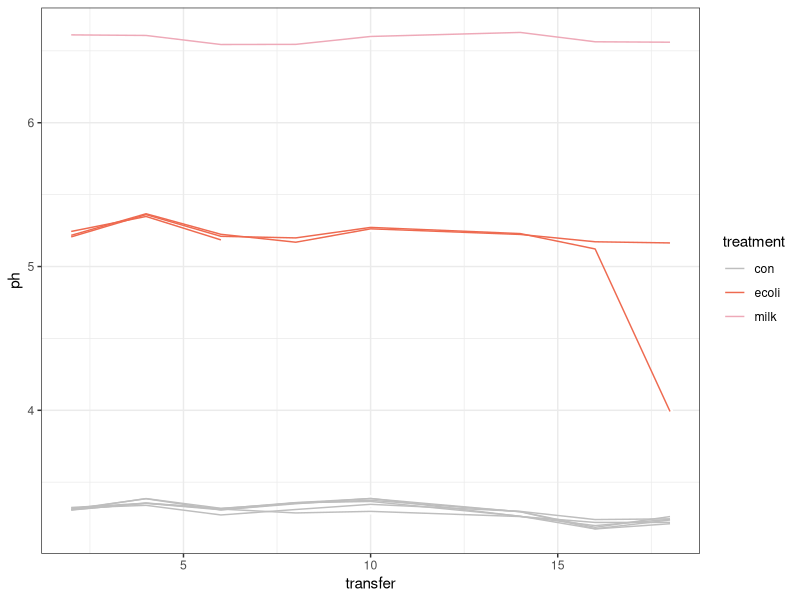
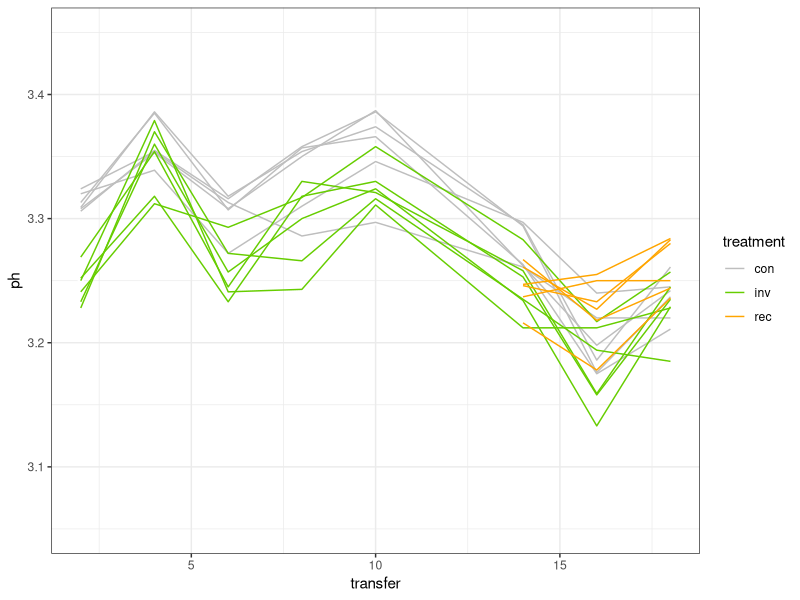
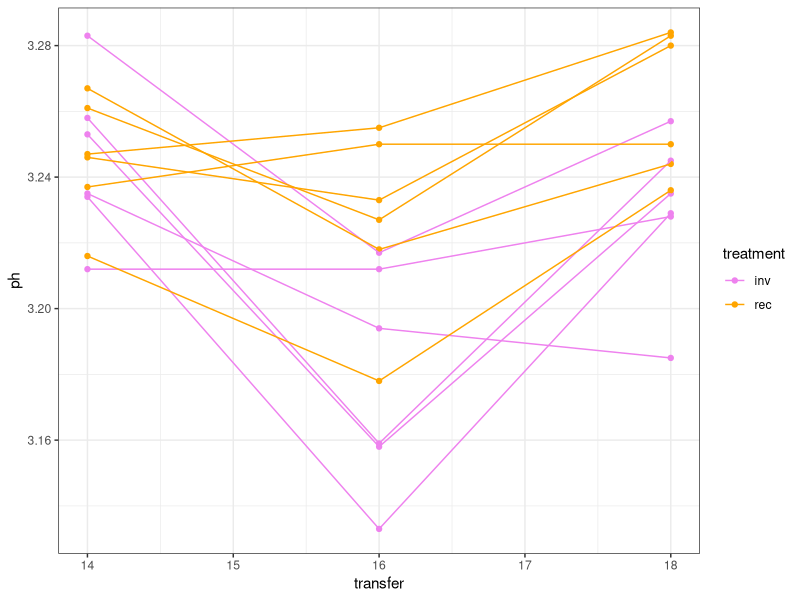
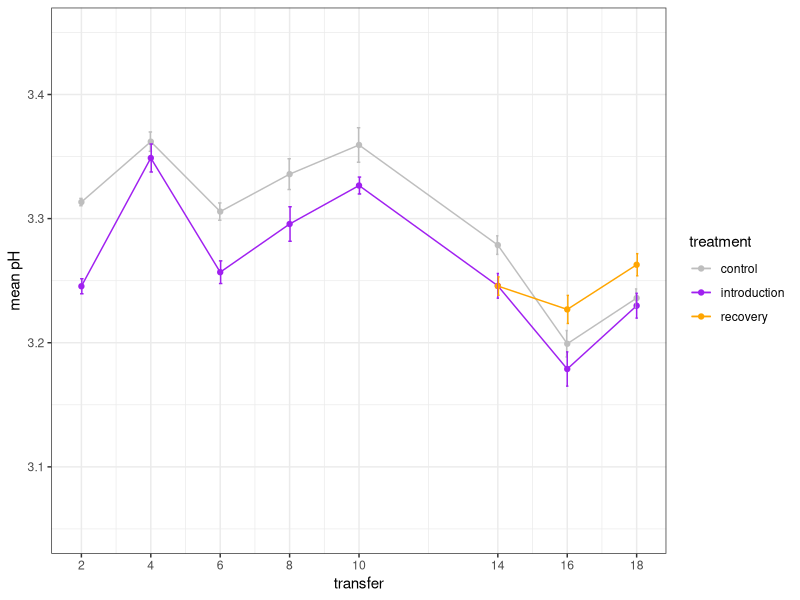

Write the R code that produced these figures, in order.
#v1: started in fall 2023. continued in June 2023 (colours, full data set)
# pairwise comparisons made august 2023


setwd("~/Library/CloudStorage/OneDrive-WageningenUniversity&Research/2022_fall_exp/data/ph")
library(dplyr)
library(ggplot2)
library(lme4)#needed for anovas, t-tests later
library(car)
library(vegan) #needed for emmeans
library(emmeans)


library(readxl)
ph_data <- readxl::read_xlsx(path="fall_2022_ph.xlsx", sheet = "forR") 
# ph_data <- ph_data %>% filter(!is.na(pH)) %>% 
#   filter(name != "M_8")  #replicate M8 lost early in transfers, therefore remove throughout
milk <- filter(ph_data, treatment == "milk") # separate milk out before you remove it
ph_data$treatment <- factor(ph_data$treatment, 
                            levels = c("con", "mix", "top", "bot","inv", "ecoli","rec", "milk" )) #define ordering later for legends

#see what simply milk and milk with ecoli did
ph_data %>%
  filter(treatment == "ecoli"| treatment == "milk" |  treatment == "con" ) %>%
  ggplot(mapping = aes(x = transfer, y= ph, colour=treatment))+
  scale_colour_manual(values=c("grey", "coral2", "pink2"))+ #colours for invasion
  geom_point(colour="white") +
  geom_line(aes(group = code)) + #will connect dots based on "code"
  # ylim(3.05, 3.45) +
  theme_bw() 

ph_data2 <- filter(ph_data
       , treatment != "milk"#remove milk negative controls
       , treatment != "ecoli"#remove milk negative controls
)

#make groupings
top <- filter(ph_data2, treatment == "top") 
bottom <- filter(ph_data2, treatment == "bot")
mixed <- filter(ph_data2, treatment == "mix")
control <- filter(ph_data2, treatment == "con")
invasion <- filter(ph_data2, treatment == "inv")
recover <- filter(ph_data2, treatment == "rec")
spatial <- rbind(top, bottom, mixed, control)
invade <- rbind(invasion, recover, control)



# connect points overtime
# ph_data2 %>%
# spatial %>%
invade %>%
  ggplot(mapping = aes(x = transfer, y= ph, colour=treatment))+
  # scale_colour_manual(values=c("grey", "violet", "deepskyblue", "coral2", "chartreuse3", "orange"))+ #colours for all together
  # scale_colour_manual(values=c("grey", "violet", "deepskyblue", "coral2"))+ #colours for spatial
  scale_colour_manual(values=c("grey", "chartreuse3", "orange"))+ #colours for invasion
  geom_point(colour="white") +
  geom_line(aes(group = code)) + #will connect dots based on "code"
  # annotate("text", x = 2, y = 3.875, size = 7, label = "B") +
  ylim(3.05, 3.45) +
  theme_bw() 
# +
# facet_wrap(~treatment, scale="free")


ph_data2 %>% 
  filter(treatment == "rec" |treatment ==  "inv") %>%
  filter(transfer > 12) %>%
  ggplot(mapping = aes(x = transfer, y= ph, colour=treatment))+
  scale_colour_manual(values=c("violet", "orange"))+
  geom_point() +
  geom_line(aes(group = code)) + #will connect dots based on "code"
  # annotate("text", x = 2, y = 3.875, size = 7, label = "B") +
  # ylim(3.1, 3.4) +
  theme_bw() 


### avgs
ph_summary <- ph_data2 %>%
  group_by(treatment, transfer) %>%
  summarize_at(c("ph"), funs(mean, sd), na.rm =TRUE)
ph_summary$se = ph_summary$sd/sqrt(6) #b/c 6 replicates each

ph_summary %>% 
  # filter(treatment != "inv") %>% #spatial
  # filter(treatment != "rec") %>% #spatial
  filter(treatment != "mix") %>% #invade
  filter(treatment != "top") %>% #invade
  filter(treatment != "bot") %>% #invade
  ggplot(mapping = aes(x = transfer, y= mean, colour=treatment))+
  # scale_colour_manual(values=c("grey", "violet", "deepskyblue", "coral2", "chartreuse3", "orange"))+ #colours for all together
  # scale_colour_manual(values=c("grey", "violet", "deepskyblue", "coral2"))+ #colours for spatial
  scale_x_continuous(breaks = c(2,4,6,8,10,14,16, 18))+
  scale_colour_manual(values = c("grey", "purple", "orange"),
                      labels = c("control", "introduction", "recovery")) +
  geom_line() +
  geom_point() +
  geom_errorbar(aes(ymin=mean-se, ymax=mean+se), width=.2,
                position=position_dodge(0.05)) +
  labs(y = "mean pH") +
  ylim(3.05, 3.45) +
  theme_bw() 



###### STATISTICAL TESTS #######
## post-hoc tests
invade$transfer<- as.factor(invade$transfer)
invade <- invade %>% filter(treatment != "rec") # need to remove for anova b/c it only has data at 3 time points

lm_ph <- lm(ph ~ treatment*transfer, data = invade) 
Anova(lm_ph, type = 3) 
summary(lm_ph)
emmeans(lm_ph, pairwise ~ treatment|transfer) 
emmeans(lm_ph, pairwise ~ transfer|treatment) 

















# 
# ###### test top vs. bottom at t6
# topbottom <- readxl::read_xlsx(path="fall_2022_ph.xlsx", sheet = "topbottomtest") 
# 
# topbottom %>% 
#   # filter(transfer == "8")%>%
#   ggplot(mapping = aes(x = level, y= ph, colour=level))+
#   geom_boxplot() +
#   geom_point() +
#   ylim(3.1, 3.45) +
#   facet_wrap(~transfer*treatment, scale="free")
# 
# con2 <- filter(topbottom, treatment == "control")
# t.test(con2$ph~con2$level)
# 
# top2 <- filter(topbottom, treatment == "top")
# t.test(top2$ph~top2$level)
# 
# 
# model.ph <- lm(ph ~ level + treatment, data = topbottom)
# Anova(model.ph, type = 3) 
# summary(model.ph)
# 
# 
# # 'tomato1', 'deepskyblue2','olivedrab3', 'mediumpurple2'
# # full=red, low=blue, med=green,  synt=violet 
# 
# model.ph <- lm(pH ~ treatment * transfer, data = ph_data2) # interaction included
# Anova(model.ph, type = 3) # interaction is significant
# summary(model.ph)
# 
# 
# ### avgs
# ph_summary <- 
#   filter(ph_data2) %>% 
#   group_by(treatment, transfer) %>% 
#   summarise(avg_ph = mean(ph), sd = sd(ph), se = sd(ph)/sqrt(6))  #6 is number samples (not accurate for med8, because only 7 sampels there)
# # View(ph_summary)
# 
# 
# # ### avgs
# # ph_summary_test <- 
# #   filter(ph_data, transfer != "2") %>% 
# #   group_by(treatment, transfer) %>% 
# #   summarise_each(funs(mean,sd,se=sd(.)/sqrt(n())))
# # View(ph_summary_test)
# 
# 
# ph_summary %>% 
#   filter(treatment != "ecoli") %>%
#   filter(treatment != "milk") %>%
#   ggplot(mapping = aes(x = transfer, y= avg_ph, colour=treatment))+
#   geom_line() +
#   geom_point() +
#   geom_errorbar(aes(ymin=avg_ph-se, ymax=avg_ph+se), width=.2,
#                 position=position_dodge(0.05)) +
#   annotate(geom="text", x=6, y=3.125, label="bars = std.error")+
#   annotate(geom="text", x=6, y=3.1, label="replication = 6")+
#   labs(y = "average pH") +
#   # ylim(3.35, 3.9) +
#   theme_bw() 
# 
# 
# 
# 
